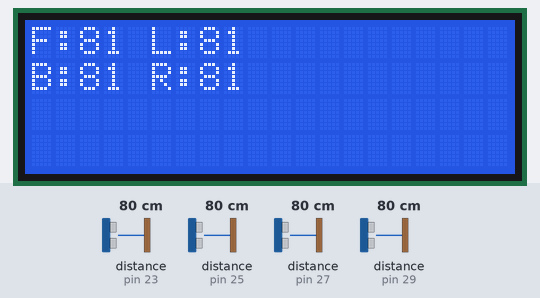
Simulated run of this sketch. Board: Arduino Mega 2560, built with avr-gcc and run on an emulated ATmega2560. Shown: 20×4 character LCD. The inputs (shaded band) are chosen by the test bench; at power-on: distance to the obstacle (sensors on pin 23, pin 25, pin 27, pin 29) 80 cm. The echo pulse lasts 58.3 µs per cm.

Above: at 1.2 s.
1.3 s: distance to the obstacle (sensor on pin 23) set to 2 cm
At 3.3 s:
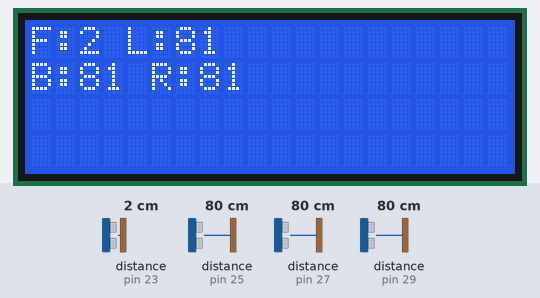
3.6 s: distance to the obstacle (sensor on pin 25) set to 2 cm
At 5.2 s:
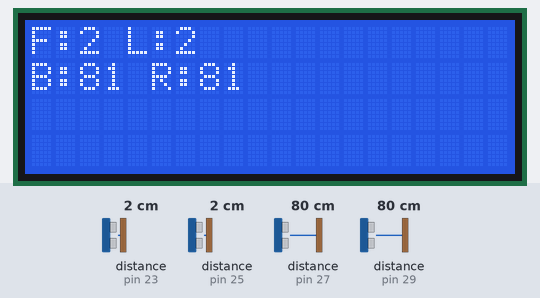
5.7 s: distance to the obstacle (sensor on pin 27) set to 2 cm
At 7.5 s:
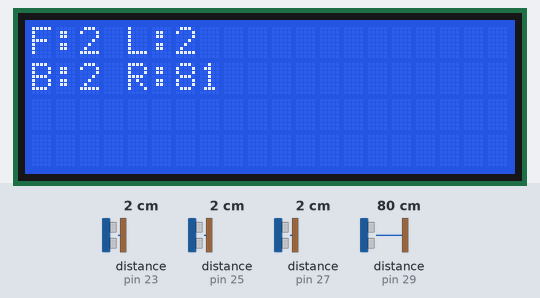
7.8 s: distance to the obstacle (sensor on pin 29) set to 2 cm
At 9.5 s:
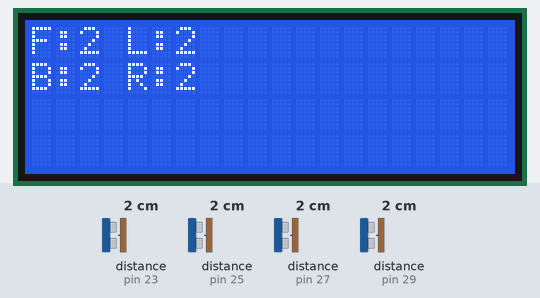
9.8 s: distance to the obstacle (sensor on pin 23) set to 4 cm
At 11.6 s:
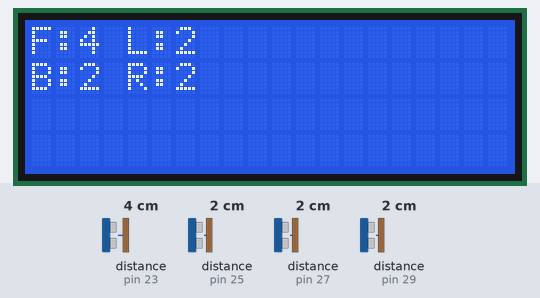
11.9 s: distance to the obstacle (sensor on pin 25) set to 4 cm
At 13.4 s:
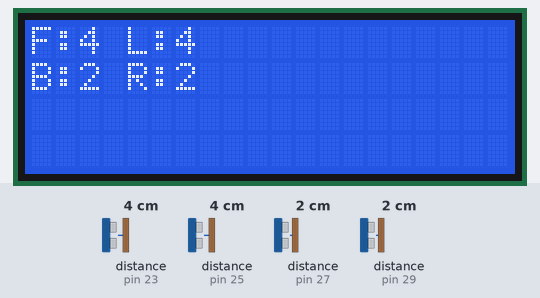
Timing chart, 0 to 14.9 s (numbered marks = the images above; inputs shaded):
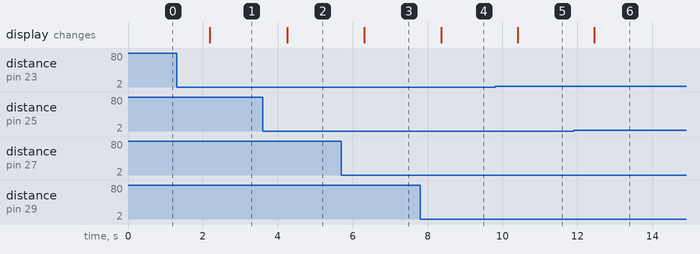

Measured:
- after the input at 1.3 s, the display: changes after 0.89 s (image 1)
- after the input at 3.6 s, the display: changes after 0.66 s (image 2)
- after the input at 5.7 s, the display: changes after 0.61 s (image 3)
- after the input at 7.8 s, the display: changes after 0.56 s (image 4)
- after the input at 9.8 s, the display: changes after 0.60 s (image 5)
- after the input at 11.9 s, the display: changes after 0.55 s (image 6)

The sketch:

ULTRASONIC_SENSOR_EXAMPLE.ino
```cpp
//I2C LCD uses pins
//5V
//Gnd
//SDA = pin 20
//SCL = pin 21

//HC-SR04 Ultrasonic sensor uses pins
//5V
//Gnd
//Echo = pins 23, 25, 27, 29
//Trig = pins 22, 24, 26, 28

//Add the library
#include <NewPing.h>
#include <LiquidCrystal_I2C.h>

//Define each pin
#define ECHO_PIN1 23 //Front
#define ECHO_PIN2 25 //Left
#define ECHO_PIN3 27 //Back
#define ECHO_PIN4 29 //Right
#define TRIG_PIN1 22 //Front
#define TRIG_PIN2 24 //Left
#define TRIG_PIN3 26 //Back
#define TRIG_PIN4 28 //Right

#define MAX_DISTANCE 80 // Maximum distance (in cm) to ping.

//Initilize the variables
NewPing frontSensor = NewPing(TRIG_PIN1, ECHO_PIN1, MAX_DISTANCE);
NewPing leftSensor = NewPing(TRIG_PIN2, ECHO_PIN2, MAX_DISTANCE);
NewPing backSensor = NewPing(TRIG_PIN3, ECHO_PIN3, MAX_DISTANCE);
NewPing rightSensor = NewPing(TRIG_PIN4, ECHO_PIN4, MAX_DISTANCE);
LiquidCrystal_I2C lcd(0x27,20,4);

void setup()
{
  lcd.init(); //Initilize the LCD
  lcd.backlight();  //Turn on the backlight

  //Setup pins
  pinMode(ECHO_PIN1, INPUT);
  pinMode(ECHO_PIN2, INPUT);
  pinMode(ECHO_PIN3, INPUT);
  pinMode(ECHO_PIN4, INPUT);
  pinMode(TRIG_PIN1, OUTPUT);
  pinMode(TRIG_PIN2, OUTPUT);
  pinMode(TRIG_PIN3, OUTPUT);
  pinMode(TRIG_PIN4, OUTPUT);
}

void loop()
{
  int distanceFront = frontSensor.ping_cm(); //Initiates the front sensor and gets the distance.
  int distanceLeft  = leftSensor.ping_cm(); //Initiates the left sensor and gets the distance.
  int distanceBack  = backSensor.ping_cm(); //Initiates the back sensor and gets the distance.
  int distanceRight = rightSensor.ping_cm(); //Initiates the right sensor and gets the distance.

  lcd.clear();  //Clear the LCD
  lcd.setCursor(0,0); //Set cursor to the top row
  lcd.print("F:"); //Print "F: "
  lcd.print(distanceFront); //Print front sensor value
  lcd.print(" L:"); //Print " L: "
  lcd.print(distanceLeft); //Print left sensor value
  lcd.setCursor(0,1); //Set cursor to bottom row
  lcd.print("B:"); //Print "B: "
  lcd.print(distanceBack); //Print back sensor value
  lcd.print(" R:"); //Print " R: "
  lcd.print(distanceRight); //Print right sensor value
  delay(1000); //1 second delay
}
```
